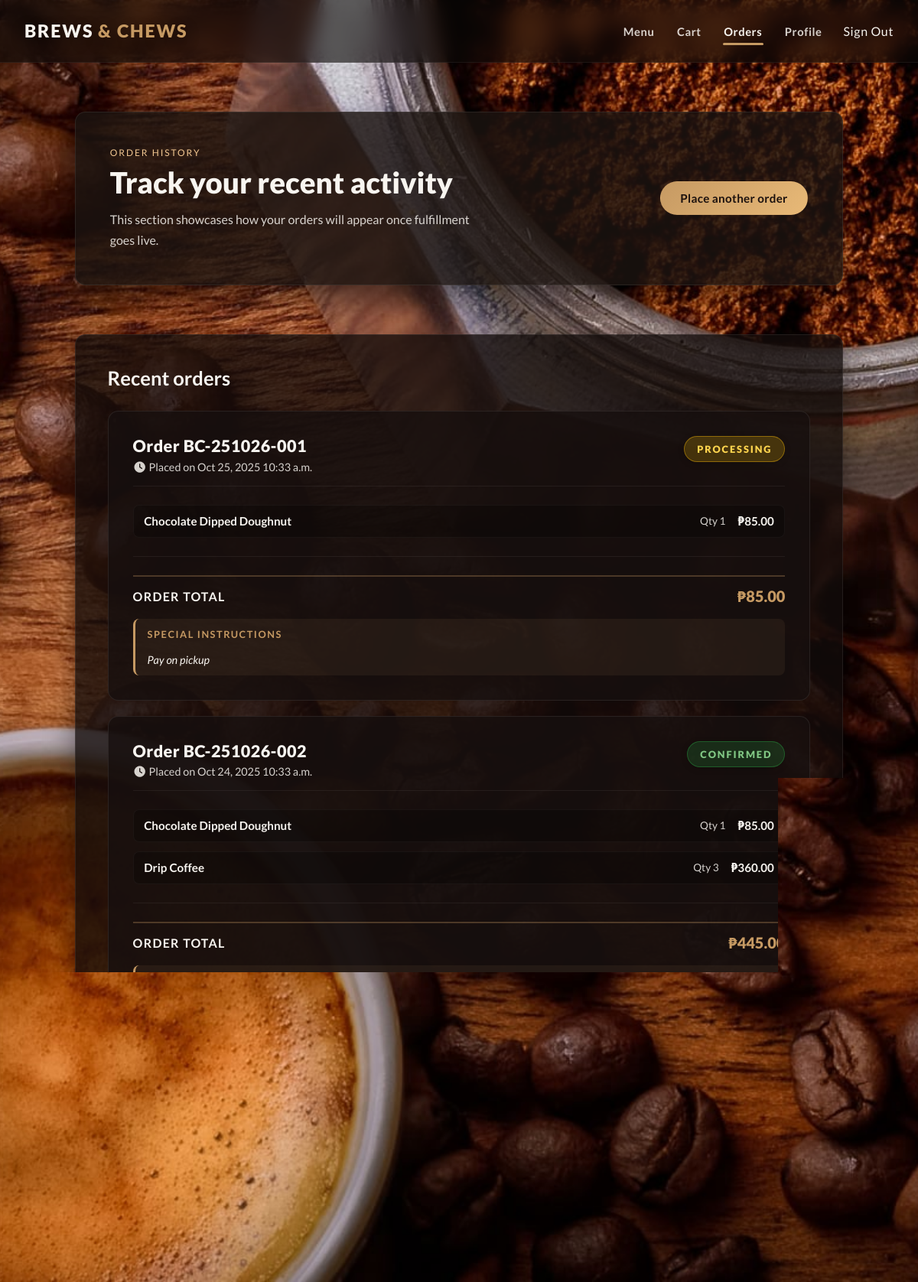
Page /orders/history/ (signed in) on the committed database.
### menu/models.py (models this page shows, shortened)
class MenuItem(models.Model):
    category = models.ForeignKey(
        Category,
        on_delete=models.CASCADE,
        related_name="items"
    )
    name = models.CharField(max_length=120)
    slug = models.SlugField(max_length=140, unique=True)
    description = models.TextField()
    base_price = models.DecimalField(
        max_digits=6,
        decimal_places=2,
        default=Decimal("0.00")
    )
    image = models.CharField(max_length=255, blank=True)
    is_available = models.BooleanField(default=True)
    display_order = models.PositiveIntegerField(default=0)
    class Meta:
        ordering = ["display_order", "name"]
        unique_together = ["category", "name"]

### orders/views.py (the view)
# urls.py: path("history/", views.history, name="history"),
@login_required  # Requires authentication
@require_GET     # Only allows GET requests
def history(request: HttpRequest) -> HttpResponse:
    context = {
        "history_entries": _sample_history(),
    }
    return render(request, "orders/history.html", context)

### templates/orders/history.html (shortened to what this page needs)
{% extends "base.html" %}
{% load static %}
{% block extra_css %}
<link rel="stylesheet" href="{% static 'css/dashboard.css' %}">
{% endblock %}
{% block main_class %}dashboard-main{% endblock %}
{% block content %}
<section class="dashboard-hero">
    <div>
        <p class="dashboard-eyebrow">Order History</p>
        <h1 class="dashboard-title">Track your recent activity</h1>
        <p class="dashboard-subtitle">This section showcases how your orders will appear once fulfillment goes live.</p>
    </div>
    <a href="{% url 'menu:catalog' %}" class="btn dashboard-cta">Place another order</a>
</section>
<section class="dashboard-section" aria-labelledby="history-list">
    <h2 id="history-list" class="dashboard-section__title">Recent orders</h2>
    {% if history_entries %}
    <ul class="history-list">
        {% for entry in history_entries %}
        <li class="history-card">
            <header class="history-card__header">
                <div class="history-card__header-info">
                    <h3 class="history-card__title">Order {{ entry.reference }}</h3>
                    <p class="history-card__meta">
                        <i class="fa fa-clock" aria-hidden="true"></i>
                        Placed on {{ entry.placed_at|date:"M d, Y g:i a" }}
                    </p>
                </div>
                <span class="history-card__status history-card__status--{{ entry.status }}">
                    {{ entry.status_label }}
                </span>
            </header>
            <ul class="history-card__items">
                {% for item in entry.items %}
                <li>
                    <strong>{{ item.name }}</strong>
                    <span class="history-card__items-meta">Qty {{ item.quantity }}</span>
                    <span>₱{{ item.line_total|floatformat:2 }}</span>
                </li>
                {% endfor %}
            </ul>
            <footer class="history-card__footer">
                <dl>
                    <div class="history-card__total">
                        <dt>Order Total</dt>
                        <dd>₱{{ entry.total|floatformat:2 }}</dd>
                    </div>
                </dl>
                {% if entry.notes %}
                <dl class="history-card__notes">
                    <dt>Special Instructions</dt>
                    <dd>{{ entry.notes }}</dd>
                </dl>
                {% endif %}
            </footer>
        </li>
        {% endfor %}
    </ul>
    {% else %}
    <div class="dashboard-empty">
        <p>Once live orders are placed, their status will be displayed here.</p>
        <a href="{% url 'menu:catalog' %}" class="btn">Order your first drink</a>
    </div>
    {% endif %}
</section>
{% endblock %}

### static/css/style.css (style rules this page uses)
:root { --bg-color: #0f0b0a; --bg-accent: linear-gradient(135deg, rgba(44, 28, 23, 0.92), rgba(15, 11, 10, 0.92)); --text-color: #f8f5f0; --text-muted: rgba(248, 245, 240, 0.85); --brand-primary: #c69a63; --brand-secondary: #8f5a2a; --brand-dark: rgba(0, 0, 0, 0.35); --accent-color: #f3c892; --accent-color-strong: #ffd7a6; --card-bg: rgba(28, 20, 17, 0.82); --border-color: rgba(255, 255, 255, 0.08); --shadow-soft: 0 18px 38px rgba(0, 0, 0, 0.45); --radius-base: 0.85rem; --transition-base: 0.2s ease; color-scheme: dark; }
* { box-sizing: border-box; margin: 0; padding: 0; }
body { min-height: 100vh; font-family: 'Lato', system-ui, -apple-system, BlinkMacSystemFont, 'Segoe UI', sans-serif; color: var(--text-color); background: url("../img/bg.jpg") center/cover fixed, var(--bg-accent); display: flex; flex-direction: column; }
a { color: inherit; text-decoration: none; }
.btn { display: inline-flex; align-items: center; justify-content: center; padding: 0.75rem 1.6rem; font-weight: 700; font-size: 0.95rem; letter-spacing: 0.02em; border-radius: 999px; border: 1px solid transparent; background: linear-gradient(135deg, var(--brand-primary), #e8b977); color: #1b110e; transition: transform var(--transition-base), box-shadow var(--transition-base), background var(--transition-base); cursor: pointer; }

### rows in the picture
MenuItem: name "Chocolate Dipped Doughnut" "Chocolate Dipped Doughnut"
MenuItem: name "Drip Coffee"

### other values in the picture
{{ entry.reference }} "BC-251026-001" "BC-251026-002"
{{ entry.placed_at|date:"M d, Y g:i a" }} "Oct 25, 2025 10:33 a.m." "Oct 24, 2025 10:33 a.m."
{{ entry.status_label }} "PROCESSING" "CONFIRMED"
{{ item.quantity }} "1" "1" "3"
{{ item.line_total|floatformat:2 }} "85.00" "85.00" "360.00"
{{ entry.total|floatformat:2 }} "85.00" "445.00"
{{ entry.notes }} "Pay on pickup" "Add oat milk"
